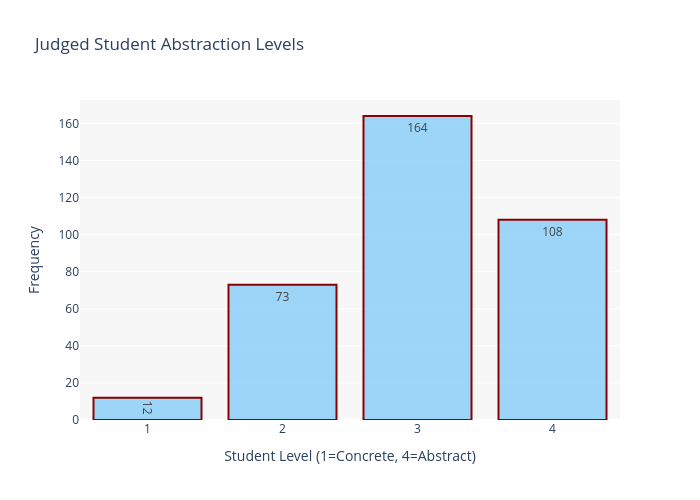

The cell this chart's notebook holds for it:
### Code cell
# Plot student level distribution
plot_abstraction_level_distribution(
    df_memory,
    'student_level',
    'Judged Student Abstraction Levels',
    'rgba(135, 206, 250, 0.8)',
    'Student Level'
)

### Figure 1 — Plotly figure (JSON) as saved in the notebook; plotly's stock layout.template omitted (floating-point values rounded to 4 significant figures)
{"data": [{"hovertemplate": "<b>Level %{x}</b><br>Count: %{y}<extra></extra>", "marker": {"color": "rgba(135, 206, 250, 0.8)", "line": {"color": "darkred", "width": 2}}, "text": [12.0, 73.0, 164.0, 108.0], "textposition": "auto", "type": "bar", "x": ["1", "2", "3", "4"], "y": [12, 73, 164, 108]}], "layout": {"font": {"size": 12}, "height": 500, "plot_bgcolor": "rgba(240, 240, 240, 0.5)", "showlegend": false, "title": {"text": "Judged Student Abstraction Levels"}, "width": 700, "xaxis": {"title": {"text": "Student Level (1=Concrete, 4=Abstract)"}}, "yaxis": {"title": {"text": "Frequency"}}}}
